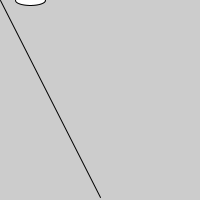
Frame 1 (no input)
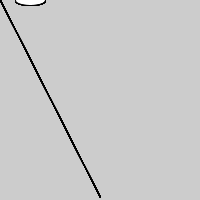
Frame 60 (the mouse pressed at the canvas centre just before this capture)
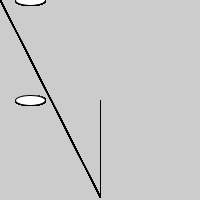
Frame 120 (the mouse held since frame 60 and released just before this capture)

The Processing sketch that drew these frames (run headless with seeded random() and noise(); from frame 60 on, the mouse is pressed at the canvas centre):

// Processing sketch: exercise_013_05
// ── exercise_013_05.pde
/* Owen Grimm
 
 Date
 
 Name of Sketch 
 
 Description of sketch 
 */
int x=10;
int y=20;
void setup() {
  size(200, 200);
}

void draw () {
  if (x>15) {
    rect (mouseX, mouseY, 20, 20);
  } else {
    ellipse (x+y, mouseY, 30, x);
  }
  int x=45;
  int y=13;
  if (x<50) {
    line (100, 197, mouseX, mouseY);
  } else {
    rect (mouseX, y, x+80, mouseY);
  }
}
